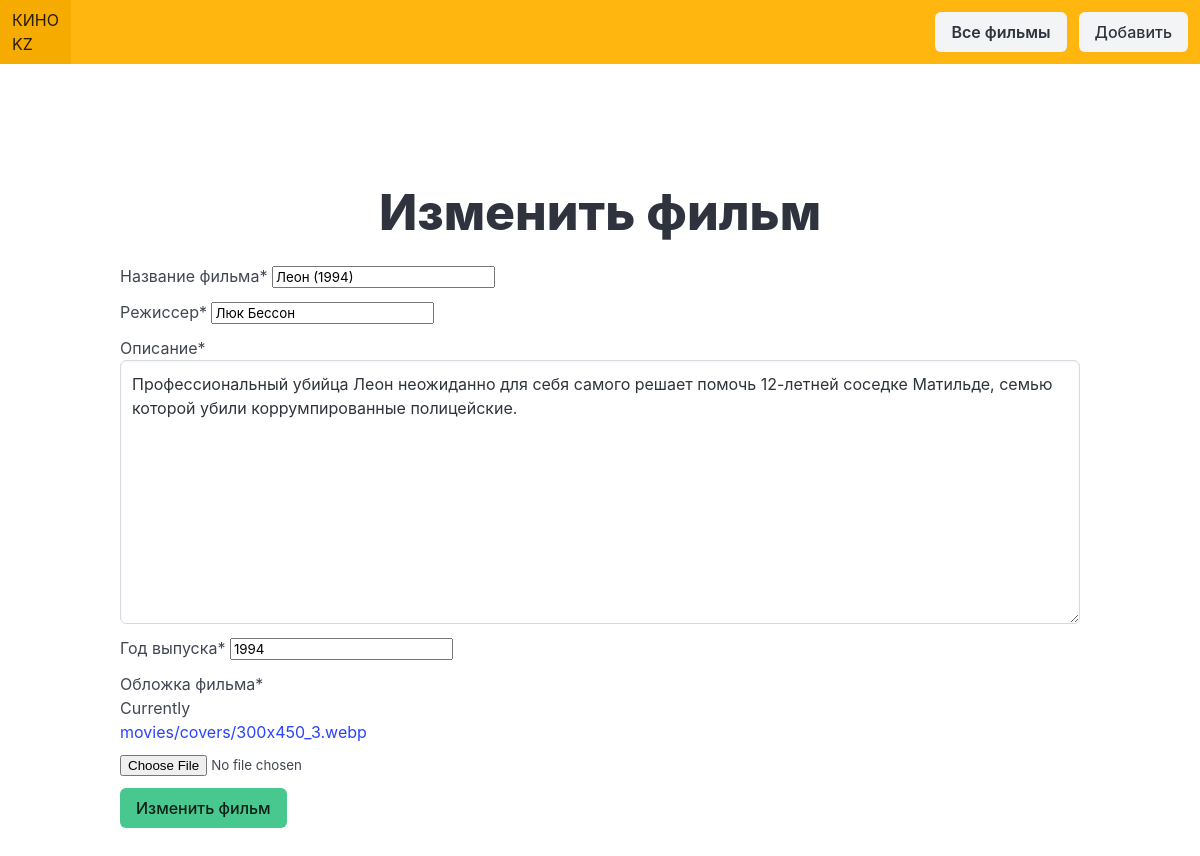
Screenshot of /update/6/ with the database file from the repository.
### movie_app/models.py (models this page shows, shortened)
class Movie(models.Model):
    name=models.CharField("",max_length=255)
    description=models.TextField("")
    director=models.CharField("",max_length=255)
    year=models.IntegerField("")
    cover=models.ImageField(upload_to='movies/covers/')

### movie_app/views.py (the view)
# urls.py: path('update/<int:pk>/',views.update_movie, name='update_movie'),
def update_movie(request, pk):
    movie = get_object_or_404(Movie, pk=pk)
    if request.method == 'POST':
        form = MovieForm(request.POST, request.FILES, instance=movie)
        if form.is_valid():
            form.save()
            return redirect('movies_page')
    else:
        form = MovieForm(instance=movie)
        context={
        'form':form
    }
    return render(request, 'create_movie.html',context)

### movie_app/forms.py
class MovieForm(forms.ModelForm):
    class Meta:
        model = Movie
        fields = ['name', 'director', 'description', 'year', 'cover']
        labels = {
            'name': 'Название фильма',
            'director': 'Режиссер',
            'description': 'Описание',
            'year': 'Год выпуска',
            'cover': 'Обложка фильма',
        }

### movie_app/templates/create_movie.html (shortened to what this page needs)
{% extends 'base.html' %}
{% load crispy_forms_tags %}
{% block content %}
<section class="movie-list">
    <div class="container">
        <h1 class="title">
            {% if form.instance.pk %}
            Изменить фильм
            {%else%}
            Добавить фильм
            {%endif%}
         </h1>
   <form method="post" enctype="multipart/form-data">
    {{form|crispy}}
<button type="submit" class="button is-success">{% if form.instance.pk %}
    Изменить фильм
    {%else%}
    Добавить фильм
    {%endif%}</button>
   </form>
    </div>
</section>
{% endblock %}

### movie_app/static/style.css (style rules this page uses)
.movie-list { padding: 120px 0; }
.title { text-align: center; font-size:50px; }

### rows the page displays
Movie: name "Леон (1994)", director "Люк Бессон", description "Профессиональный убийца Леон неожиданно для себя самого решает помочь 12-летней соседке Матильде, семью которой убили коррумпированные полицейские.", year "1994"
